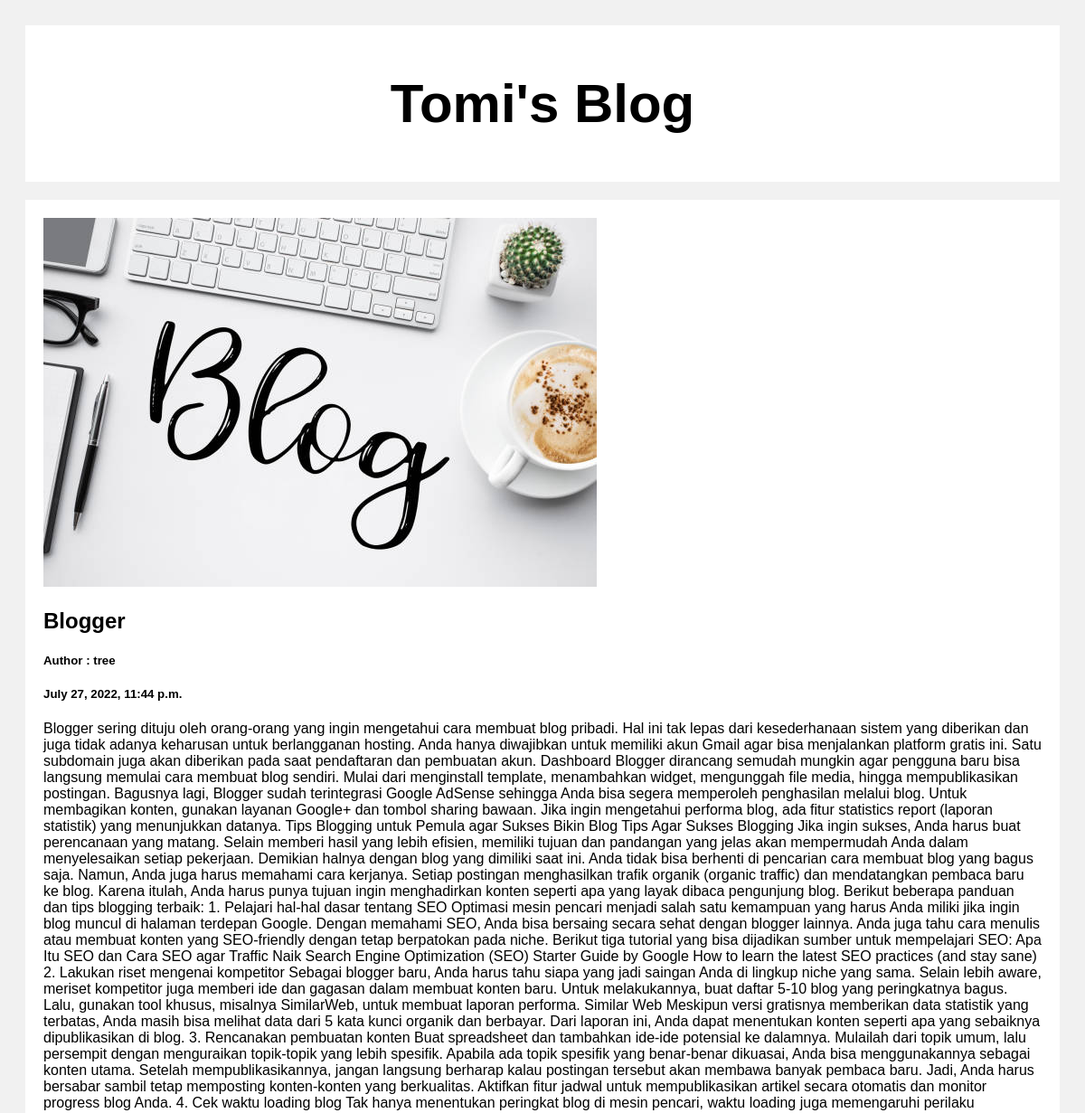
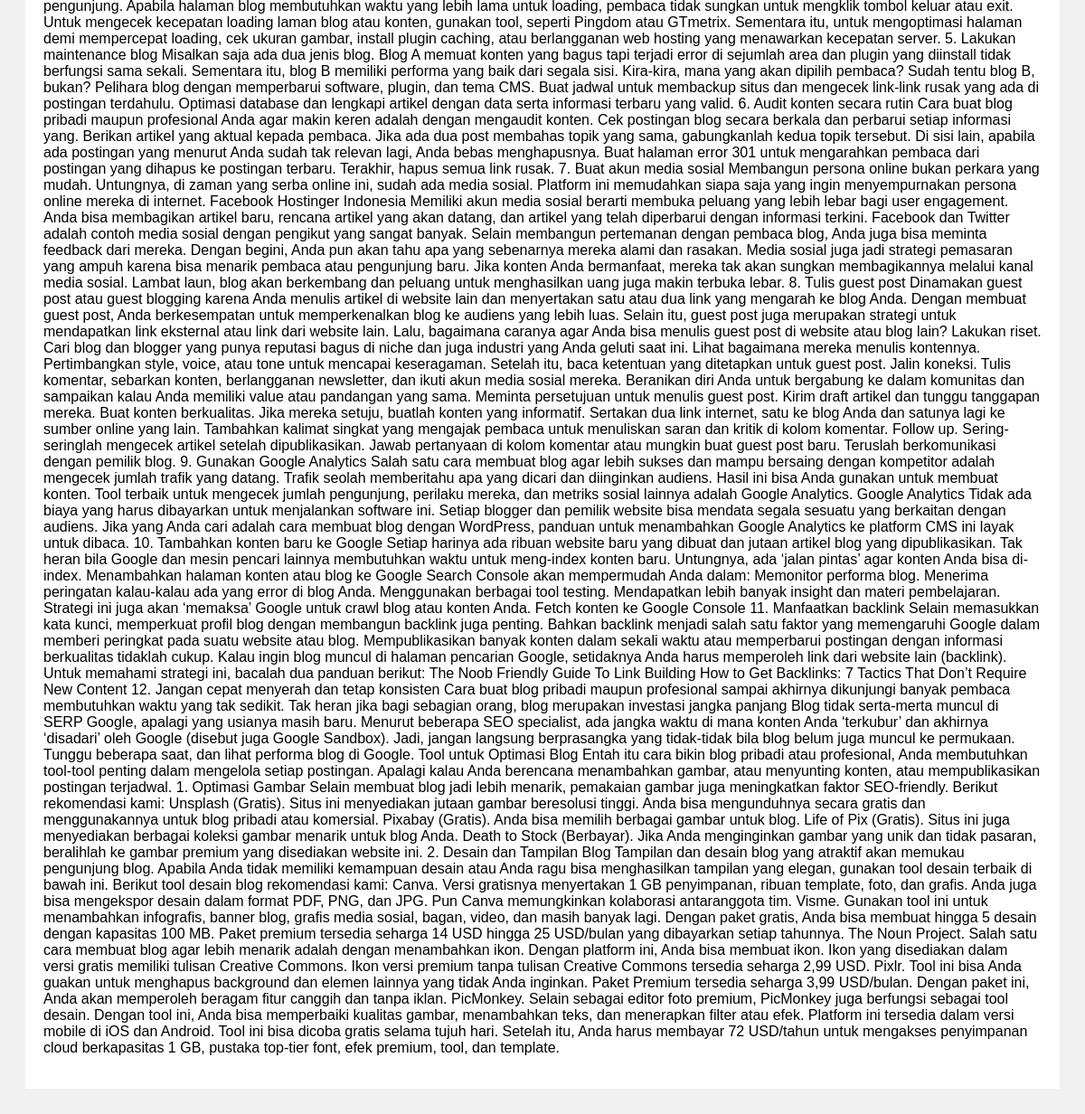
Screenshot of /post/2 with the database file from the repository (2 pictures, top to bottom).
### posts/models.py (models this page shows)
class Post(models.Model):
    title = models.CharField(max_length=100)
    author = models.CharField(max_length=50)
    image = models.ImageField(upload_to='featured_image/%Y/%m/%d/')
    body = models.CharField(max_length=1000000)
    created_at = models.DateTimeField(default=datetime.now, blank=True)

### posts/views.py (the view)
# urls.py: path('post/<str:pk>', views.post, name='post')
def post(request, pk):
    posts = Post.objects.get(id=pk)
    return render(request, 'posts.html', {'posts': posts})

### templates/posts.html (shortened to what this page needs)
<!DOCTYPE html>
<html>
<head>
</head>
<body>
<div class="header">
  <h2>Tomi's Blog</h2>
</div>
<div class="row">
  <div class="leftcolumn">
    <div class="card">
        {% load static %}
        <img src="{{posts.image.url}}" class="rounded" alt="{{posts.title}}">
        <h2>{{posts.title}}</h2>
        <h5>Author : {{posts.author}}</h5>
        <h5>{{posts.created_at}}</h5>
        <p>{{posts.body}}</p>
    </div>
  </div>
</div>
</body>
</html>

### templates/posts.html (style rules this page uses)
* { box-sizing: border-box; }
body { font-family: Arial; padding: 20px; background: #f1f1f1; }
.header { padding: 2px; font-size: 40px; text-align: center; background: white; }
.leftcolumn { float: left; width: 100%; }
.card { background-color: white; padding: 20px; margin-top: 20px; }
.row:after { content: ""; display: table; clear: both; }

### rows the page displays
Post: image (picture), title "Blogger", author "tree", created_at "July 27, 2022, 11:44 p.m.", body "Blogger sering dituju oleh orang-orang yang ingin mengetahui cara membuat blog pribadi. Hal ini tak lepas dari kesederhanaan sistem yang diberikan dan juga tidak adanya keharusan untuk berlangganan hosting. Anda hanya diwajibkan untuk memiliki akun Gmail agar bisa menjalankan platform gratis ini. Satu subdomain juga akan diberikan pada saat pendaftaran dan pembuatan akun. Dashboard Blogger dirancang semudah mungkin agar pengguna baru bisa langsung memulai cara membuat blog sendiri. Mulai dari menginstall template, menambahkan widget, mengunggah file media, hingga mempublikasikan postingan. Bagusnya lagi, Blogger sudah terintegrasi Google AdSense sehingga Anda bisa segera memperoleh…"
